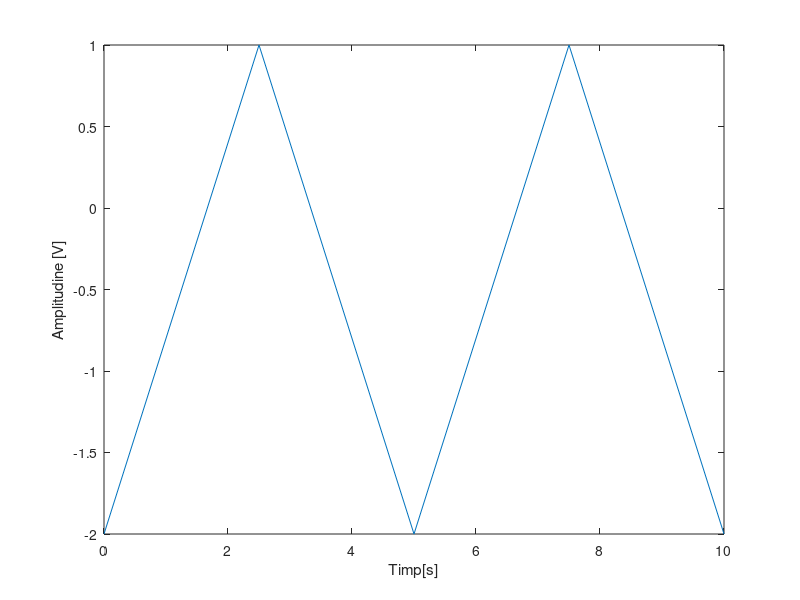

MATLAB code for this plot:



t=[ 0   2.5    5   7.5   10 ];
y=[ -2   1   -2     1   -2 ];

plot(t,y);
xlabel('Timp[s]');
ylabel('Amplitudine [V]');